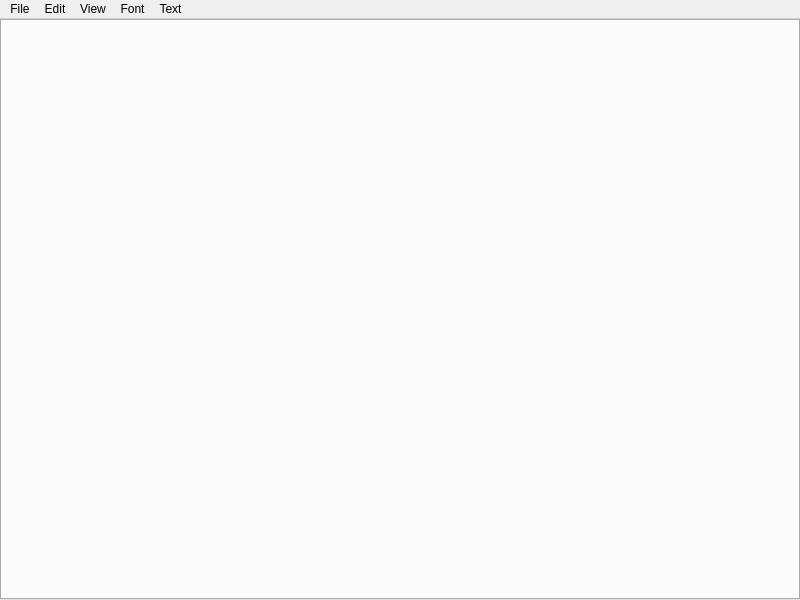
<?xml version="1.0" encoding="UTF-8"?>
<ui version="4.0">
 <class>EditorWindow</class>
 <widget class="QMainWindow" name="EditorWindow">
  <property name="geometry">
   <rect>
    <x>0</x>
    <y>0</y>
    <width>800</width>
    <height>600</height>
   </rect>
  </property>
  <property name="windowTitle">
   <string>EditorWindow</string>
  </property>
  <property name="windowOpacity">
   <double>1.000000000000000</double>
  </property>
  <widget class="QWidget" name="editorWidget">
   <layout class="QVBoxLayout" name="verticalLayout">
    <property name="spacing">
     <number>0</number>
    </property>
    <property name="leftMargin">
     <number>0</number>
    </property>
    <property name="topMargin">
     <number>0</number>
    </property>
    <property name="rightMargin">
     <number>0</number>
    </property>
    <property name="bottomMargin">
     <number>0</number>
    </property>
    <item>
     <widget class="QTabWidget" name="tabContainer">
      <property name="currentIndex">
       <number>-1</number>
      </property>
      <property name="tabsClosable">
       <bool>true</bool>
      </property>
      <property name="movable">
       <bool>true</bool>
      </property>
     </widget>
    </item>
   </layout>
  </widget>
  <widget class="QMenuBar" name="editorMenu">
   <property name="geometry">
    <rect>
     <x>0</x>
     <y>0</y>
     <width>800</width>
     <height>22</height>
    </rect>
   </property>
   <widget class="QMenu" name="menuFile">
    <property name="title">
     <string>File</string>
    </property>
    <addaction name="actionNew_text_file"/>
    <addaction name="actionOpen_file"/>
    <addaction name="separator"/>
    <addaction name="actionSave_file"/>
    <addaction name="actionSave_as"/>
    <addaction name="separator"/>
    <addaction name="actionPrint"/>
    <addaction name="actionQuit"/>
   </widget>
   <widget class="QMenu" name="menuView">
    <property name="title">
     <string>View</string>
    </property>
    <addaction name="actionZoom_in"/>
    <addaction name="actionZoom_out"/>
   </widget>
   <widget class="QMenu" name="menuFont">
    <property name="title">
     <string>Font</string>
    </property>
    <widget class="QMenu" name="menuChange_font">
     <property name="title">
      <string>Change font</string>
     </property>
     <addaction name="actionOf_current_tab"/>
     <addaction name="actionGlobally"/>
    </widget>
    <addaction name="menuChange_font"/>
    <addaction name="separator"/>
    <addaction name="actionColor_selected_text"/>
    <addaction name="actionRemove_color_from_text"/>
   </widget>
   <widget class="QMenu" name="menuText">
    <property name="title">
     <string>Text</string>
    </property>
    <addaction name="actionSearch_and_replace"/>
    <addaction name="actionSearch"/>
   </widget>
   <widget class="QMenu" name="menuEdit">
    <property name="title">
     <string>Edit</string>
    </property>
    <addaction name="actionUndo"/>
    <addaction name="actionRedo"/>
    <addaction name="separator"/>
    <addaction name="actionCopy"/>
    <addaction name="actionCut"/>
    <addaction name="actionPaste"/>
    <addaction name="separator"/>
    <addaction name="actionSelect_All"/>
   </widget>
   <addaction name="menuFile"/>
   <addaction name="menuEdit"/>
   <addaction name="menuView"/>
   <addaction name="menuFont"/>
   <addaction name="menuText"/>
  </widget>
  <action name="actionNew_text_file">
   <property name="text">
    <string>New text file</string>
   </property>
   <property name="shortcut">
    <string>Ctrl+N</string>
   </property>
  </action>
  <action name="actionOpen_file">
   <property name="text">
    <string>Open file</string>
   </property>
   <property name="shortcut">
    <string>Ctrl+O</string>
   </property>
  </action>
  <action name="actionSave_file">
   <property name="text">
    <string>Save file</string>
   </property>
   <property name="shortcut">
    <string>Ctrl+S</string>
   </property>
  </action>
  <action name="actionSave_as">
   <property name="text">
    <string>Save as..</string>
   </property>
   <property name="shortcut">
    <string>Ctrl+Shift+S</string>
   </property>
  </action>
  <action name="actionZoom_in">
   <property name="text">
    <string>Zoom in</string>
   </property>
   <property name="shortcut">
    <string>Ctrl++</string>
   </property>
  </action>
  <action name="actionZoom_out">
   <property name="text">
    <string>Zoom out</string>
   </property>
   <property name="shortcut">
    <string>Ctrl+-</string>
   </property>
  </action>
  <action name="actionOf_current_tab">
   <property name="text">
    <string>Of current tab</string>
   </property>
  </action>
  <action name="actionGlobally">
   <property name="text">
    <string>Globally</string>
   </property>
  </action>
  <action name="actionPrint">
   <property name="text">
    <string>Print</string>
   </property>
  </action>
  <action name="actionQuit">
   <property name="text">
    <string>Quit</string>
   </property>
  </action>
  <action name="actionColor_selected_text">
   <property name="text">
    <string>Color selected text</string>
   </property>
  </action>
  <action name="actionSearch_and_replace">
   <property name="text">
    <string>Search and replace</string>
   </property>
  </action>
  <action name="actionSearch">
   <property name="text">
    <string>Search</string>
   </property>
  </action>
  <action name="actionRemove_color_from_text">
   <property name="text">
    <string>Uncolor selected text</string>
   </property>
  </action>
  <action name="actionCopy">
   <property name="text">
    <string>Copy</string>
   </property>
   <property name="shortcut">
    <string>Ctrl+C</string>
   </property>
  </action>
  <action name="actionCut">
   <property name="text">
    <string>Cut</string>
   </property>
   <property name="shortcut">
    <string>Ctrl+X</string>
   </property>
  </action>
  <action name="actionPaste">
   <property name="text">
    <string>Paste</string>
   </property>
   <property name="shortcut">
    <string>Ctrl+V</string>
   </property>
  </action>
  <action name="actionSelect_All">
   <property name="text">
    <string>Select All</string>
   </property>
   <property name="shortcut">
    <string>Ctrl+A</string>
   </property>
  </action>
  <action name="actionUndo">
   <property name="text">
    <string>Undo</string>
   </property>
   <property name="shortcut">
    <string>Ctrl+Z</string>
   </property>
  </action>
  <action name="actionRedo">
   <property name="text">
    <string>Redo</string>
   </property>
   <property name="shortcut">
    <string>Ctrl+Shift+Z</string>
   </property>
  </action>
 </widget>
 <resources/>
 <connections/>
</ui>
